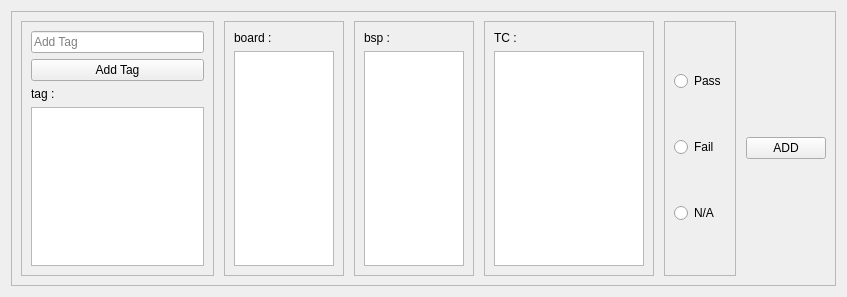
<?xml version="1.0" encoding="UTF-8"?>
<ui version="4.0">
 <class>Form</class>
 <widget class="QWidget" name="Form">
  <property name="geometry">
   <rect>
    <x>0</x>
    <y>0</y>
    <width>847</width>
    <height>297</height>
   </rect>
  </property>
  <property name="windowTitle">
   <string>Form</string>
  </property>
  <layout class="QVBoxLayout" name="verticalLayout">
   <item>
    <widget class="QFrame" name="frame">
     <property name="frameShape">
      <enum>QFrame::StyledPanel</enum>
     </property>
     <property name="frameShadow">
      <enum>QFrame::Raised</enum>
     </property>
     <layout class="QVBoxLayout" name="verticalLayout_2">
      <item>
       <layout class="QHBoxLayout" name="horizontalLayout">
        <property name="spacing">
         <number>10</number>
        </property>
        <item>
         <widget class="QFrame" name="frame_6">
          <property name="frameShape">
           <enum>QFrame::StyledPanel</enum>
          </property>
          <property name="frameShadow">
           <enum>QFrame::Raised</enum>
          </property>
          <layout class="QVBoxLayout" name="verticalLayout_7">
           <item>
            <widget class="QLineEdit" name="tag_lineEdit">
             <property name="minimumSize">
              <size>
               <width>0</width>
               <height>0</height>
              </size>
             </property>
             <property name="maximumSize">
              <size>
               <width>16777215</width>
               <height>16777215</height>
              </size>
             </property>
             <property name="inputMask">
              <string/>
             </property>
             <property name="text">
              <string/>
             </property>
             <property name="placeholderText">
              <string>Add Tag</string>
             </property>
            </widget>
           </item>
           <item>
            <widget class="QPushButton" name="add_tag_button">
             <property name="text">
              <string>Add Tag</string>
             </property>
            </widget>
           </item>
           <item>
            <widget class="QLabel" name="label_4">
             <property name="text">
              <string>tag :</string>
             </property>
            </widget>
           </item>
           <item>
            <widget class="QListView" name="tag_listView"/>
           </item>
          </layout>
         </widget>
        </item>
        <item>
         <widget class="QFrame" name="frame_5">
          <property name="frameShape">
           <enum>QFrame::StyledPanel</enum>
          </property>
          <property name="frameShadow">
           <enum>QFrame::Raised</enum>
          </property>
          <layout class="QVBoxLayout" name="verticalLayout_6">
           <item>
            <widget class="QLabel" name="label_3">
             <property name="text">
              <string>board :</string>
             </property>
            </widget>
           </item>
           <item>
            <widget class="QListView" name="board_listView">
             <property name="minimumSize">
              <size>
               <width>100</width>
               <height>0</height>
              </size>
             </property>
             <property name="maximumSize">
              <size>
               <width>100</width>
               <height>16777215</height>
              </size>
             </property>
            </widget>
           </item>
          </layout>
         </widget>
        </item>
        <item>
         <widget class="QFrame" name="frame_3">
          <property name="sizePolicy">
           <sizepolicy hsizetype="Fixed" vsizetype="Preferred">
            <horstretch>0</horstretch>
            <verstretch>0</verstretch>
           </sizepolicy>
          </property>
          <property name="frameShape">
           <enum>QFrame::StyledPanel</enum>
          </property>
          <property name="frameShadow">
           <enum>QFrame::Raised</enum>
          </property>
          <layout class="QVBoxLayout" name="verticalLayout_4">
           <item>
            <widget class="QLabel" name="label">
             <property name="text">
              <string>bsp : </string>
             </property>
            </widget>
           </item>
           <item>
            <widget class="QListView" name="bsp_listView">
             <property name="maximumSize">
              <size>
               <width>100</width>
               <height>16777215</height>
              </size>
             </property>
            </widget>
           </item>
          </layout>
         </widget>
        </item>
        <item>
         <widget class="QFrame" name="frame_4">
          <property name="sizePolicy">
           <sizepolicy hsizetype="Fixed" vsizetype="Preferred">
            <horstretch>0</horstretch>
            <verstretch>0</verstretch>
           </sizepolicy>
          </property>
          <property name="frameShape">
           <enum>QFrame::StyledPanel</enum>
          </property>
          <property name="frameShadow">
           <enum>QFrame::Raised</enum>
          </property>
          <layout class="QVBoxLayout" name="verticalLayout_5">
           <item>
            <widget class="QLabel" name="label_2">
             <property name="text">
              <string>TC : </string>
             </property>
            </widget>
           </item>
           <item>
            <widget class="QListView" name="tc_listView">
             <property name="maximumSize">
              <size>
               <width>150</width>
               <height>16777215</height>
              </size>
             </property>
            </widget>
           </item>
          </layout>
         </widget>
        </item>
        <item>
         <widget class="QFrame" name="frame_2">
          <property name="frameShape">
           <enum>QFrame::StyledPanel</enum>
          </property>
          <property name="frameShadow">
           <enum>QFrame::Raised</enum>
          </property>
          <layout class="QVBoxLayout" name="verticalLayout_3">
           <item>
            <widget class="QRadioButton" name="pass_button">
             <property name="text">
              <string>Pass</string>
             </property>
            </widget>
           </item>
           <item>
            <widget class="QRadioButton" name="fail_button">
             <property name="text">
              <string>Fail</string>
             </property>
            </widget>
           </item>
           <item>
            <widget class="QRadioButton" name="na_button">
             <property name="text">
              <string>N/A</string>
             </property>
            </widget>
           </item>
          </layout>
         </widget>
        </item>
        <item>
         <widget class="QPushButton" name="add_button">
          <property name="text">
           <string>ADD</string>
          </property>
         </widget>
        </item>
       </layout>
      </item>
     </layout>
    </widget>
   </item>
  </layout>
 </widget>
 <resources/>
 <connections/>
</ui>
